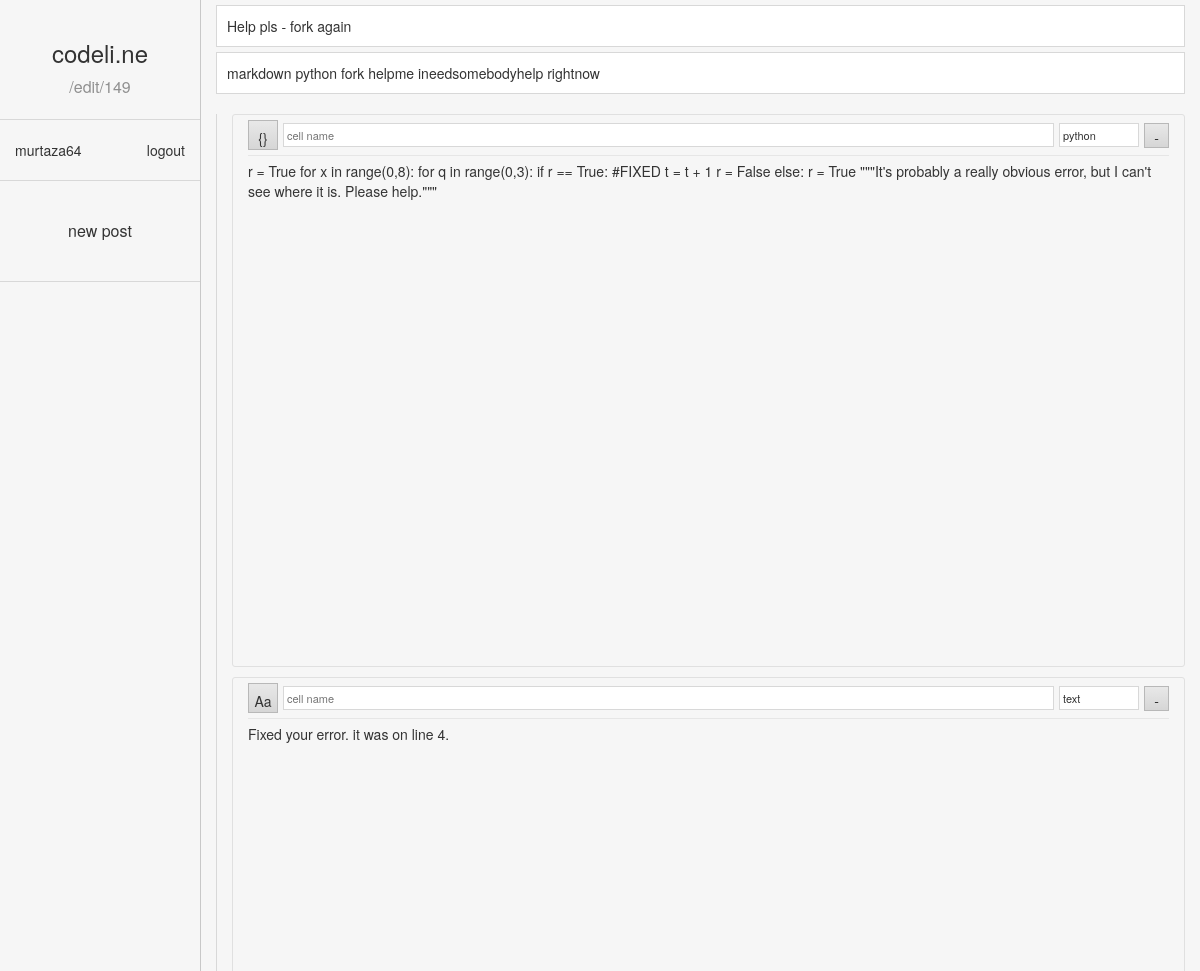
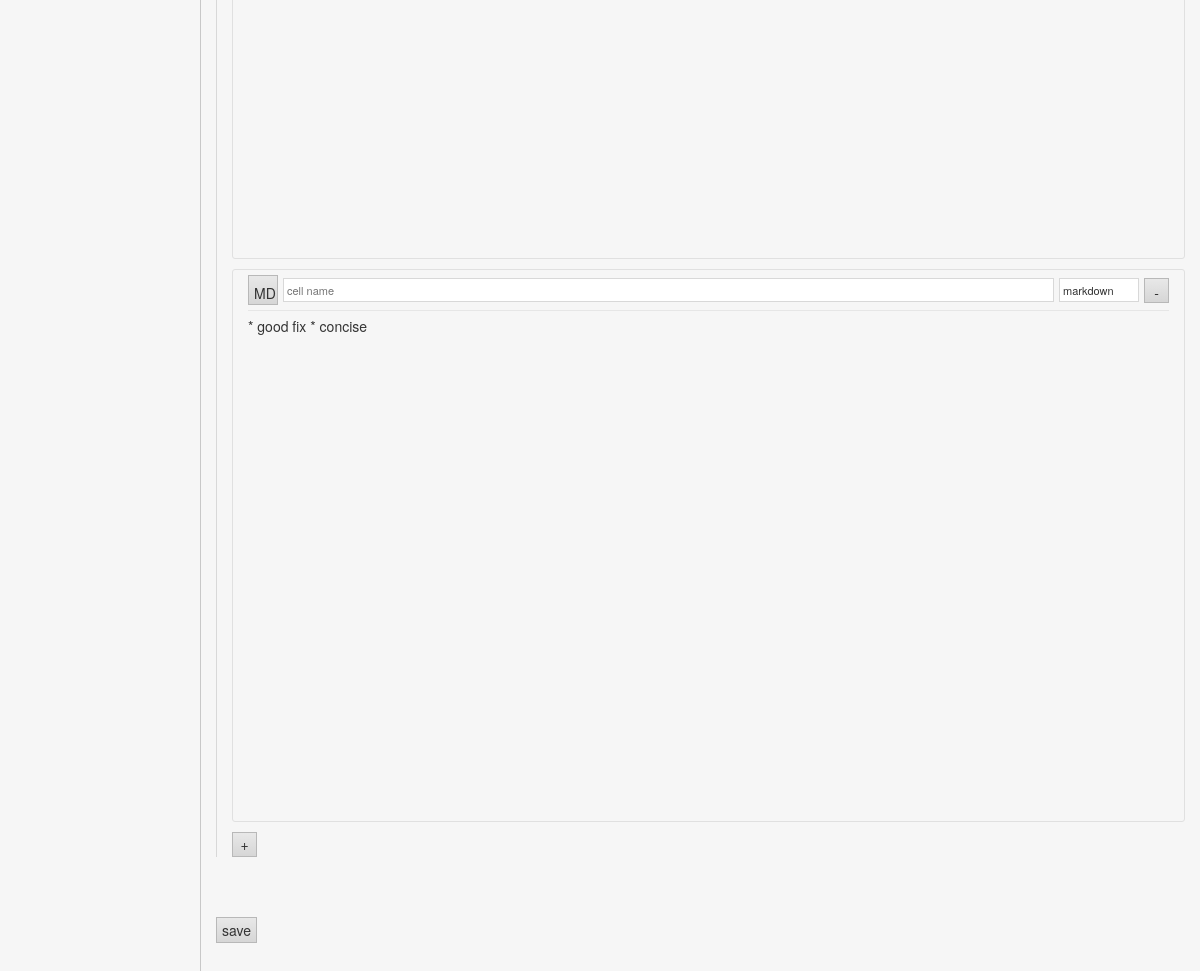
Page /edit/149 (signed in) on the committed database (2 pictures, top to bottom).
### timeline/models.py (models this page shows, shortened)
class Post(models.Model):
    title = models.CharField(max_length=140)
    body = models.TextField()
    date = models.DateTimeField()
    last_updated = models.DateTimeField()
    edited = models.BooleanField(default=False)
    author = models.ForeignKey(User, default=1, on_delete=models.SET_NULL, null=True)
    parent = models.ForeignKey('Post', null=True, on_delete=models.SET_NULL)
    tags = models.ManyToManyField('Tag')
    private = models.BooleanField(default=False)

class Tag(models.Model):
    name = models.CharField(max_length = 140)
    lang = models.BooleanField(default = 0)
    def __str__(self):
        return self.name

### timeline/views.py (the view, shortened to what this page needs)
# urls.py: url(r'^edit/(?P<pk>\d+)/?$', views.EditPostView.as_view(), name='edit'),
class EditPostView(ForkPostView):
    template_name = 'timeline/edit.html'
    def get_context_data(self, **kwargs):
        context = super().get_context_data()
        context['subtitle'] = '/edit/'+str(context['post']['id'])
        context['title'] = 'edit post | codeli.ne'
        return context
    def get(self, request, *args, **kwargs):
        self.object = self.get_object()
        if request.user.is_authenticated and self.object.author == request.user:
            print('user auth')
            response = super().get(request, *args, **kwargs)
            return response
        else:
            return redirect('/'+str(self.object.id))

### timeline/views.py (called while the page is built)
    def get(self, request, *args, **kwargs):
        self.object = self.get_object()
        response = super().get(request, *args, **kwargs)
        return response

### timeline/templates/timeline/edit.html (shortened to what this page needs)
{% extends "timeline/header.html" %}
{% block head %}
  {% load staticfiles %}
{% endblock %}
{% block lefttitle %}
  {% include 'timeline/includes/lefttitle.html' %}
{% endblock %}
{% block login %}
  {% include 'timeline/includes/login.html' %}
{% endblock %}
{% block sidebarlinks %}
  {% include 'timeline/includes/sidebarlinks.html' %}
{% endblock %}
{% block content %}
  <input type="text" class="newfield title" id="titlefield" placeholder="post title" value="{{post.title}}">
  <input type="text" class="newfield tags" id="tagfield" placeholder="tag1 tag2 ..."
  value="{% for tag in post.tags %}{{tag}} {% endfor %}">
  <br><br>
  <div class="container-fluid cellfield_container">
    <div id="cellinputs">
      {% for i, cell in post.body %}
      <div class="container-fluid cellfield" >
        <div class="cellinputmeta">
          <table><tr>
            <td><div class="newbutton cellinputtype">
              {% if cell.type == 2 %}{}{% endif %}
              {% if cell.type == 0 %}Aa{% endif %}
              {% if cell.type == 1 %}MD{% endif %}
            </div></td>
            <td style="width: 100%; padding-left:5px">
              <input type=text class="newfield cellinputname" placeholder="cell name" value="{{cell.title}}">
            </td>
            <td>
              <input type=text class="newfield cellinputlang" placeholder="language"
              value="{%if cell.lang %}{{cell.lang}}{% endif %}">
            </td>
            <td>
              <div class="newbutton removecell">-</div>
            </td>
          </tr></table>
        </div>
        <div class="cic_container">
          <div class="ace" id="ace_editor{{i}}">{{cell.content}}</div>
        </div>
      </div>
      {% endfor %}
    </div>
    <div class="newbutton" id="addcell">+</div>
  </div>
  <br>
  <br><br>
  <div class="newbutton" id="submit">save</div>
  <br>
  <br><br><br>
{% endblock %}

### timeline/templates/timeline/includes/login.html
<div class="row">
    <div class="container-fluid">
        {% if not user.is_authenticated %}
        <a class="loginlink" href="/login">login</a>
        <a class="loginlink" href="/register" style="float:right">register</a>
        {% else %}
        <a class="loginlink" href="/user/{{user.get_username}}">
            {{user.get_username}}
        </a>
        <a class="loginlink" href="/logout" style="float:right">logout</a>
        {% endif %}
    </div>
</div>

### timeline/static/timeline/styles.css (style rules this page uses)
a { color: #137aa7 }
td { padding: 3px 8px; }
.newfield.title, .newfield.tags { padding: 10px; margin-top: 5px; border: 1px solid #d8d8d8; width:100%; }
.container-fluid.cellfield_container { border-left: 1px solid #d8d8d8; padding-right: 0; }
.container-fluid.cellfield { border:1px solid #e0e0e0; border-radius:3px; margin-bottom:10px; }
.cellinputmeta { border-bottom:1px solid #e6e6e6; }
.cellinputmeta table { font-size: inherit; }
.cellinputmeta td { padding: 5px 0px; }
.newfield.cellinputname { width: 100%; font-size: 11px; padding: 3px; border: 1px solid #d8d8d8; }
.newfield.cellinputlang { width: 80px; padding: 3px; font-size: 11px; margin-left: 5px; border: 1px solid #d8d8d8; }
.newbutton.cellinputtype { width: 30px; height: 30px; padding: 7px 5px; }
.newbutton.removecell { margin-left: 5px; width: 25px; height: 25px; padding-top: 3px; }
.newbutton { background: linear-gradient(#e8e8e8, #d6d6d6); border: 1px solid #b8b8b8; text-align: center; width: auto; display: inline-block; padding: 2px 5px; }
.ace { position: relative; height: 500px; width: 100%; margin: 5px 0; }
#addcell { width: 25px; height: 25px; padding-top: 1px; }
.loginlink { color: #333333; }

### timeline/templates/timeline/header.html (style rules this page uses)
html, body { height:100% }

### rows in the picture
Post: title "Help pls - fork again"
Tag: name.name "markdown python fork helpme ineedsomebodyhelp rightnow"

### other values in the picture
{{ subtitle }} "/edit/149"
{{ user.get_username }} "murtaza64"
{{ cell.content }} "r = True for x in range(0,8): for q in range(0,3): if r == True: #FIXED t = t + 1 r = False else: r = True \"\"\"It's probably a really obvious error, but I can't see where it is. Please help.\"\"\"" "Fixed your error. it was on line 4." "* good fix * concise"
